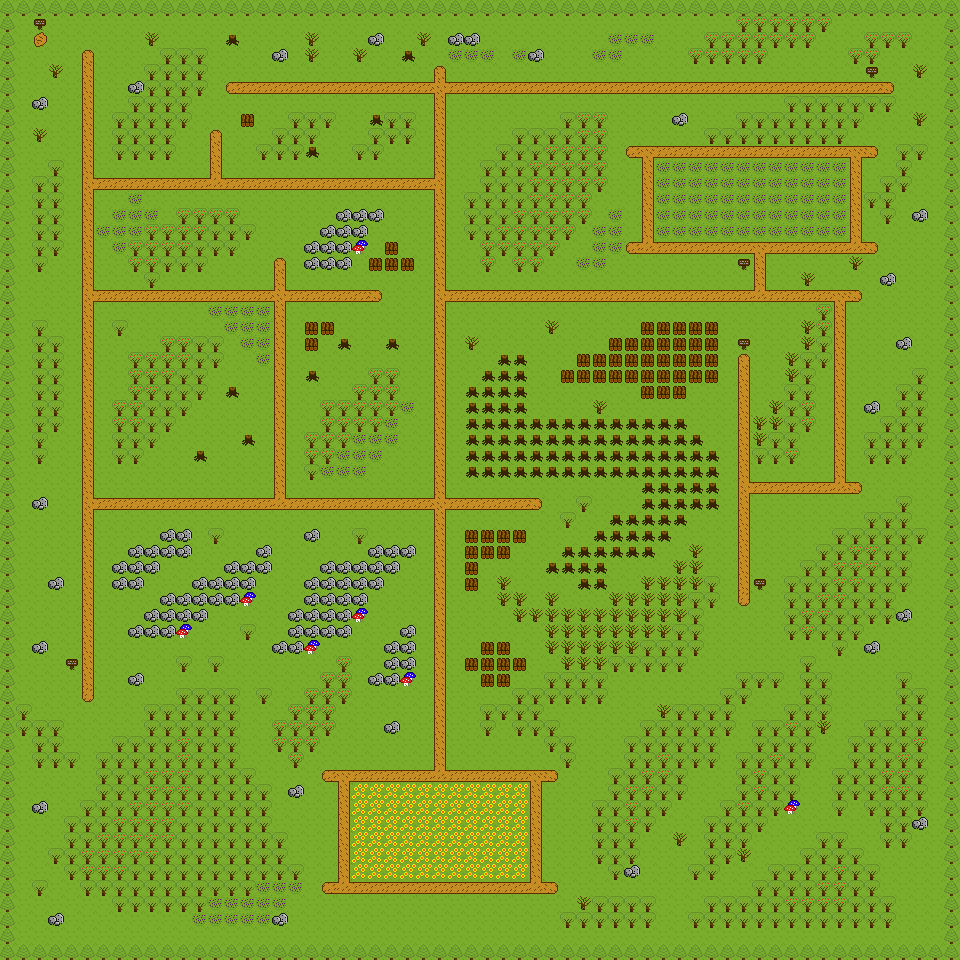

A 2D game scene composited from a Tiled map and its tileset images. What follows is a short description and the map's XML, with each tile layer's data collapsed to a summary:
An orthogonal 60x60 tile map with 16x16 px tiles, 2 tile layers (bot, top).

<map version="1.2" tiledversion="1.2.5" orientation="orthogonal" renderorder="left-up" width="60" height="60" tilewidth="16" tileheight="16" infinite="0" nextlayerid="3" nextobjectid="1">
 <tileset firstgid="1" name="spritesheet" tilewidth="16" tileheight="16" tilecount="24" columns="8">
  <image source="spritesheet.png" trans="ff00ff" width="128" height="48" />
 </tileset>
 <layer id="1" name="bot" width="60" height="60" locked="1">
  <data>[3600 cells, 3600 non-empty, 14 distinct tile ids]</data>
 </layer>
 <layer id="2" name="top" width="60" height="60">
  <data>[3600 cells, 1471 non-empty, 10 distinct tile ids]</data>
 </layer>
</map>